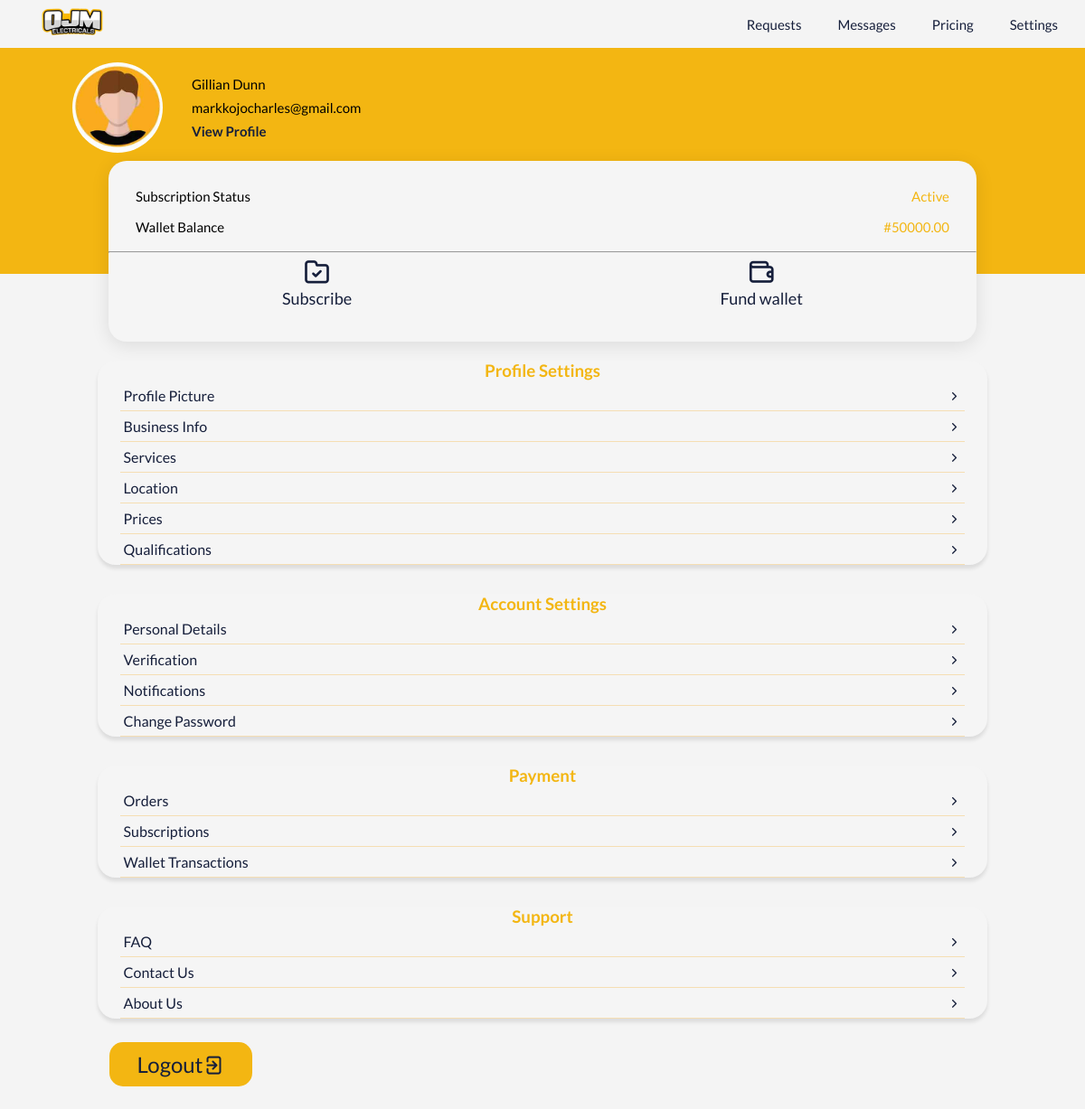
Page /prof-dashboard (signed in) on the committed database.
### userauth/models.py (models this page shows, shortened)
class ElectricianProfile(models.Model):
    user = models.OneToOneField(User, on_delete=models.CASCADE)
    business_name = models.CharField(max_length=255)
    service_description = models.TextField()
    profile_picture = models.ImageField(upload_to=user_directory_path, blank=True, null=True)
    founded_date = models.DateField()
    registered = models.BooleanField(default=False)
    country = models.CharField(max_length=50, choices=WEST_AFRICAN_COUNTRIES)
    state = models.CharField(max_length=50, choices=NIGERIAN_STATES)
    city = models.CharField(max_length=255)
    address = models.CharField(max_length=255)
    terms = models.BooleanField(default=False)
    number_of_employees = models.IntegerField(default=0)
    website_url = models.URLField(max_length=200, blank=True, null=True)
    youtube_url = models.URLField(max_length=200, blank=True, null=True)
    prices = models.TextField(blank=True, null=True)
    qualification = models.TextField(blank=True, null=True)
    class Meta:
        verbose_name_plural = "Electricians"

class User(AbstractUser):
    email = models.EmailField(unique=True)
    first_name = models.CharField(max_length=150, blank=True)
    last_name = models.CharField(max_length=150, blank=True)
    phone_number = models.CharField(max_length=25, blank=True)
    whatsapp_number = models.CharField(max_length=25, blank=True)
    USERNAME_FIELD = 'email'
    REQUIRED_FIELDS = ['username']
    def __str__(self):
        return self.username

### payment/models.py (models this page shows, shortened)
class Subscription(models.Model):
    STATUS_CHOICES = [
        ('Inactive', 'Inactive'),
        ('Active', 'Active'),
        ('Expired', 'Expired'),
    ]
    DURATION_CHOICES = [
        ("1 month", "1 month"),
        ("2 months", "2 months"),
        ("3 months", "3 months"),
    ]
    name = models.CharField(max_length=20, choices=DURATION_CHOICES)
    user = models.ForeignKey(User, on_delete=models.CASCADE)
    created_at = models.DateTimeField(default=timezone.now)
    expiry = models.DateTimeField()
    status = models.CharField(max_length=20, choices=STATUS_CHOICES, default='inactive')

class Wallet(models.Model):
    user = models.OneToOneField(User, on_delete=models.CASCADE)
    balance = models.DecimalField(max_digits=10, decimal_places=2, default=0.00)

### ojm_core/views.py (the view)
# urls.py: path('prof-dashboard',views.prof_dashboard,name="prof_dashboard"),
@login_required
def prof_dashboard(request):
    profile = get_object_or_404(ElectricianProfile, user=request.user)
    user = request.user
    wallet, created = Wallet.objects.get_or_create(user=user)
    subscription = Subscription.objects.filter(user=user).first()
    payments = Payment.objects.filter(user=user,verified=True)
    profile_pic_form = UpdatePicture(instance=profile)
    business_form = UpdateBusinessInfo(instance=profile)
    location_form = UpdateLocation(instance=profile)
    prices_form = UpdatePrices(instance=profile)
    qualification_form = UpdateQualification(instance=profile)
    form = UserUpdateForm(instance=user)
    context = {
        'profile': profile,
        'profile_pic_form':profile_pic_form,
        'business_form':business_form,
        'location_form':location_form,
        'prices_form':prices_form,
        'qualification_form':qualification_form,
        'form':form,
        'wallet':wallet,
        'subscription':subscription,
        'payments':payments
    }
    return render(request, 'profdash.html',context)

### templates/profdash.html (shortened to what this page needs)
{% load static %}
<!DOCTYPE html>
<html lang="en">
<head>
    <link rel="stylesheet" href="https://unicons.iconscout.com/release/v4.0.8/css/line.css" />
    <link rel="stylesheet" href="{% static 'Css/profdash.css' %}">
    <link rel="stylesheet" href="{% static 'Css/signup.css' %}">
</head>
<body>
    <section>
        <div class="heading">
            <a href="index.html" class="nav_logo"><img src="{% static 'Assest/Img/ojm.png' %}" alt="Ojm" /></a>
            <div class="nav">
                <a href="{%url 'ojm_core:requests'%}" class="">
                     Requests
                </a>
                <a href="{%url 'chatapp:messages'%}" class="">
                     Messages
                </a>
                <a href="{% url 'payment:pay' %}" class="">
                    Pricing
                </a>
                <a href="{% url 'ojm_core:dashboard' %}" class="">
                    Settings
                </a>
            </div>
        </div>
        <div class="profile">
            <div class="profile-info">
                {% if profile.profile_picture %}
                <img id="mainProfilePicLink" src="{{ profile.profile_picture.url }}" alt="Profile photo">
                {% else %}
                <img id="mainProfilePicLink" src="{% static 'Assest/Img/ojmprofilephoto.jpg' %}" alt="Profile photo">
                {% endif %}
                <div class="profile-details">
                    <p class="name">{{profile.business_name}}</p>
                    <p class="email">{{request.user.email}}</p>
                    <p class="profile-link"><a href="">View Profile</a></p>
                </div>
            </div>
            <div class="subscription">
                <div class="top">
                    <div class="subscription-status">
                        <div class="status">
                            <p>Subscription Status</p>
                            {% if subscription %}
                            <span>{{ subscription.status }}</span>
                            {%else%}
                            <span>Inactive</span>
                            {%endif%}
                        </div>
                        <div class="wallet">
                            <p>Wallet Balance</p>
                            <span>#{{wallet.balance}}</span>
                        </div>
                    </div>
                </div>
                <hr>
                <div class="bottom">
                    <a href="{% url 'payment:pay' %}">
                        <div class="subscribe">
                            <i class="uil uil-folder-check"></i>
                            <p>Subscribe</p>
                        </div>
                    </a>
                    <a href="{% url 'payment:pay' %}">
                        <div class="fund-wallet">
                            <i class="uil uil-wallet"></i>
                            <p>Fund wallet</p>
                        </div>
                    </a>
                </div>
            </div>
        </div>
        <div class="profile-settings">
            <div class="sub-profile">
                <h3>Profile Settings</h3>
                <a href="#" id="profileSettingsPicLink">
                    <div class="flex">
                        <p>Profile Picture</p>
                        <i class="uil uil-angle-right-b"></i>
                    </div>
                </a>
                <a href="#" id="businessInfoLink">
                    <div class="flex">
                        <p>Business Info</p>
                        <i class="uil uil-angle-right-b"></i>
                    </div>
                </a>
                <a href="#" id="serviceLink">
                    <div class="flex">
                        <p>Services</p>
                        <i class="uil uil-angle-right-b"></i>
                    </div>
                </a>
                <a href="#" id="locationLink">
                    <div class="flex">
                        <p>Location</p>
                        <i class="uil uil-angle-right-b"></i>
                    </div>
                </a>
                <a href="#" id="priceLink">
                    <div class="flex">
                        <p>Prices</p>
                        <i class="uil uil-angle-right-b"></i>
                    </div>
                </a>
                <a href="#" id="qualificationLink">
                    <div class="flex">
                        <p>Qualifications</p>
                        <i class="uil uil-angle-right-b"></i>
                    </div>
                </a>
            </div>
        </div>
        <div class="account-settings">
            <div class="sub-profile">
                <h3>Account Settings</h3>
                <a href="#" id="detailsLink">
                    <div class="flex">
                        <p>Personal Details</p>
                        <i class="uil uil-angle-right-b"></i>
                    </div>
                </a>
                <a href="#" id="verificationLink">
                    <div class="flex">
                        <p>Verification</p>
                        <i class="uil uil-angle-right-b"></i>
                    </div>
                </a>
                <a href="#" id="notificationLink">
                    <div class="flex">
                        <p>Notifications</p>
                        <i class="uil uil-angle-right-b"></i>
                    </div>
                </a>
                <a href="#" id="passwordLink">
                    <div class="flex">
                        <p>Change Password</p>
                        <i class="uil uil-angle-right-b"></i>
                    </div>
                </a>
            </div>
        </div>
        <div class="account-settings">
            <div class="sub-profile">
                <h3>Payment</h3>
                <a href="#" id="orderLink">
                    <div class="flex">
                        <p>Orders</p>
                        <i class="uil uil-angle-right-b"></i>
                    </div>
                </a>
                <a href="#" id="subscriptionLink">
                    <div class="flex">
                        <p>Subscriptions</p>
                        <i class="uil uil-angle-right-b"></i>
                    </div>
                </a>
                <a href="#" id="walletLink">
                    <div class="flex">
                        <p>Wallet Transactions</p>
                        <i class="uil uil-angle-right-b"></i>
                    </div>
                </a>
            </div>
        </div>
        <div class="account-settings">
            <div class="sub-profile">
                <h3>Support</h3>
                <a href="#">
                    <div class="flex">
                        <p>FAQ</p>
                        <i class="uil uil-angle-right-b"></i>
                    </div>
                </a>
                <a href="https://bit.ly/contact_ojm" target="_blank">
                    <div class="flex">
                        <p>Contact Us</p>
                        <i class="uil uil-angle-right-b"></i>
                    </div>
                </a>
                <a href="#">
                    <div class="flex">
                        <p>About Us</p>
                        <i class="uil uil-angle-right-b"></i>
                    </div>
                </a>
            </div>
        </div>
        <div class="logout">
            <a href="{%url 'userauth:logout'%}">
                <p>Logout</p>
                <i class="uil uil-signout"></i>
            </a>
        </div>
    </section>
</body>
</html>

### static/Css/profdash.css (style rules this page uses)
:root { --main-color-one: rgb(243, 182, 18); --main-color-two: rgb(22, 31, 59); --background-color: #f4f4f4; --sidebar-width: 250px; --navbar-height: 60px; }
* { box-sizing: border-box; padding: 0; margin: 0; }
body { margin: 0; font-family: Lato, sans-serif; background-color: var(--background-color); }
a { text-decoration: none; }
.heading img { width: 100px; height: 50px; object-fit: cover; }
.heading { display: flex; justify-content: space-between; align-items: center; width: 95%; margin: auto; }
.nav { display: flex; justify-content: space-around; align-items: center; gap: 2.5rem; }
.nav a { color: var(--main-color-two); font-weight: 500; font-size: 15px; }
.profile { background: var(--main-color-one); height: 250px; position: relative; }
.profile img { height: 100px; width: 100px; border-radius: 50%; }
.profile-info { display: flex; align-items: center; padding-inline-start: 5rem; padding-block-start: 1rem; gap: 2rem; }
.profile-details { display: flex; flex-direction: column; gap: .5rem; font-size: 15px; }
.profile-details a { color: var(--main-color-two); font-weight: 700; transition: .5s ease-in-out; }
.subscription { margin: auto; width: 80%; box-shadow: 0 4px 20px rgba(0, 0, 0, 0.1); height: 200px; border-radius: 20px; background: whitesmoke; position: absolute; top: 50%; right: 10%; }
.subscription .top { height: 50%; font-size: 15px; }
.subscription .top span { color: var(--main-color-one); }
.subscription-status { display: flex; padding: 30px; flex-direction: column; gap: 1rem; justify-content: center; }
.subscription-status .status,.wallet { display: flex; justify-content: space-between; }
.subscription .bottom { display: flex; justify-content: space-between; align-items: center; width: 60%; margin: auto; }
.bottom a { font-size: 18px; text-align: center; color: var(--main-color-two); }
.bottom a i { font-size: 2rem; }
.subscription .subscribe,.fund-wallet { display: flex; align-items: center; flex-direction: column; justify-content: center; }
.profile-settings { width: 82%; margin: auto; margin-block-start: 6rem; }
.account-settings { width: 82%; margin: auto; margin-block-start: 2rem; }
.profile-settings h3,.account-settings h3 { color: var(--main-color-one); text-align: center; }
.sub-profile { margin: auto; width: 100%; box-shadow: 0 4px 4px rgba(0, 0, 0, 0.1); border-radius: 20px; background: whitesmoke; }
.flex { display: flex; justify-content: space-between; width: 95%; margin: auto; padding: 7px 4px; border-bottom: 1px solid wheat; color: var(--main-color-two); }
.logout { display: flex; max-width: 400px; height: 100px; }
.logout a { display: flex; font-size: 1.5rem; background: var(--main-color-one); color: var(--main-color-two); padding: 10px 30px; margin: auto; border-radius: 15px; }

### rows in the picture
ElectricianProfile: business_name "Gillian Dunn"
User: user.email "markkojocharles@gmail.com"
Subscription: status "Active"
Wallet: balance "50000.00"
